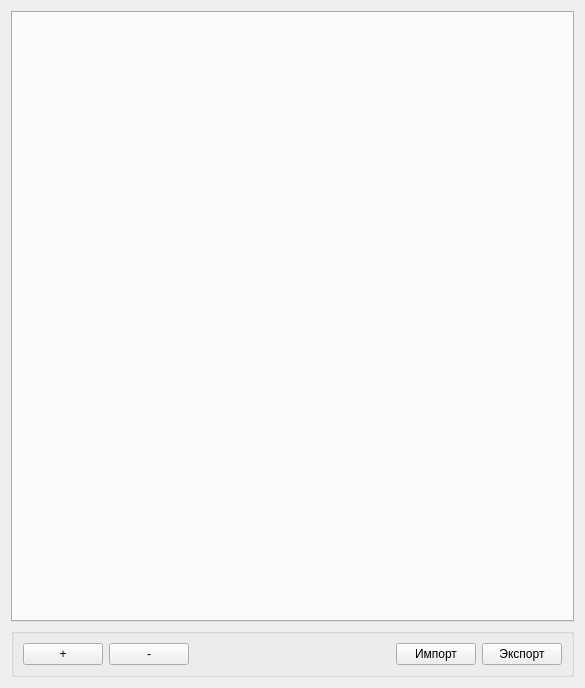
<?xml version="1.0" encoding="UTF-8"?>
<ui version="4.0">
 <class>Form</class>
 <widget class="QWidget" name="Form">
  <property name="geometry">
   <rect>
    <x>0</x>
    <y>0</y>
    <width>585</width>
    <height>688</height>
   </rect>
  </property>
  <property name="windowTitle">
   <string>Form</string>
  </property>
  <layout class="QVBoxLayout" name="verticalLayout_2">
   <item>
    <widget class="QTabWidget" name="tabWidget">
     <property name="sizePolicy">
      <sizepolicy hsizetype="Expanding" vsizetype="Expanding">
       <horstretch>0</horstretch>
       <verstretch>0</verstretch>
      </sizepolicy>
     </property>
     <property name="currentIndex">
      <number>-1</number>
     </property>
     <property name="documentMode">
      <bool>false</bool>
     </property>
     <property name="tabsClosable">
      <bool>false</bool>
     </property>
     <property name="movable">
      <bool>true</bool>
     </property>
    </widget>
   </item>
   <item>
    <widget class="QGroupBox" name="groupBox">
     <property name="title">
      <string/>
     </property>
     <layout class="QHBoxLayout" name="horizontalLayout">
      <item>
       <widget class="QPushButton" name="addButton">
        <property name="enabled">
         <bool>true</bool>
        </property>
        <property name="text">
         <string>+</string>
        </property>
       </widget>
      </item>
      <item>
       <widget class="QPushButton" name="removeButton">
        <property name="text">
         <string>-</string>
        </property>
       </widget>
      </item>
      <item>
       <spacer name="horizontalSpacer">
        <property name="orientation">
         <enum>Qt::Horizontal</enum>
        </property>
        <property name="sizeHint" stdset="0">
         <size>
          <width>40</width>
          <height>20</height>
         </size>
        </property>
       </spacer>
      </item>
      <item>
       <widget class="QPushButton" name="importButton">
        <property name="text">
         <string>Импорт</string>
        </property>
       </widget>
      </item>
      <item>
       <widget class="QPushButton" name="exportButton">
        <property name="text">
         <string>Экспорт</string>
        </property>
       </widget>
      </item>
     </layout>
    </widget>
   </item>
  </layout>
 </widget>
 <resources/>
 <connections/>
</ui>
